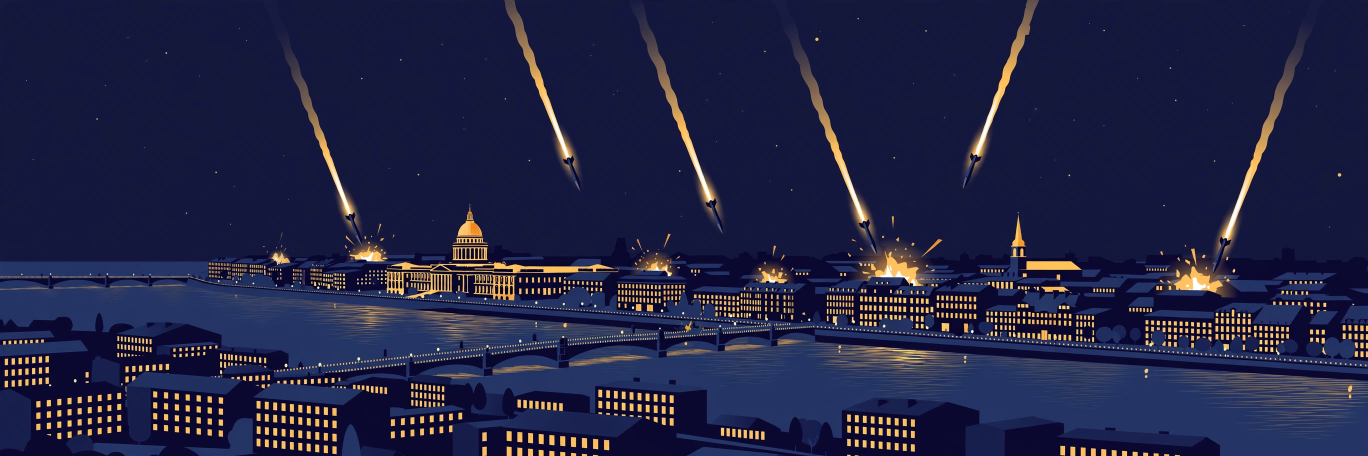
#> input picture assets/media-generation-news-lead-kyiv-0-2288a6bf-31df-430a-91e6-1503df2bba50.webp, 2736 x 912 px (shown at 1/2 size)
$ python draw.py
#> lines starting #> are read from the running program, lines starting #| are printed output that depends on the picture
# Draws the front page for Friday 20 November 2026 with Pillow.
# Authoring tool only: the grader runs main.py, which copies entry.png.
from PIL import Image, ImageDraw, ImageFont
import math

W = H = 1024
PAPER = (247, 243, 234)
NAVY = (20, 33, 61)
GOLD = (212, 160, 32)
INK = (24, 24, 28)
SERIF = "/usr/share/fonts/truetype/dejavu/DejaVuSerif-Bold.ttf"
SANSB = "/usr/share/fonts/truetype/dejavu/DejaVuSans-Bold.ttf"
SANS = "/usr/share/fonts/truetype/dejavu/DejaVuSans.ttf"


def F(path, size):
    return ImageFont.truetype(path, size)


img = Image.new("RGB", (W, H), PAPER)
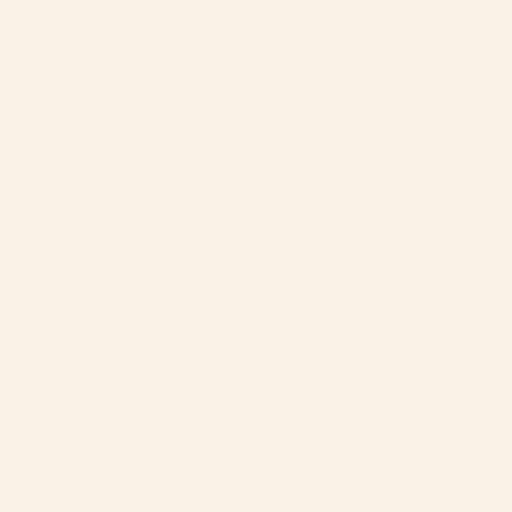
#> img: PIL image 1024x1024 RGB (shown at 1/2 size); mean R, G, B 247, 243, 234
d = ImageDraw.Draw(img)

# ---- masthead -------------------------------------------------------------
d.rectangle([0, 0, W, 112], fill=NAVY)
d.text((512, 26), "T H E   W O R L D   I N   O N E   D A Y", font=F(SANSB, 19),
       fill=GOLD, anchor="mm")
d.text((512, 68), "Friday 20 November 2026", font=F(SERIF, 52),
       fill=(255, 255, 255), anchor="mm")
d.rectangle([0, 112, W, 117], fill=GOLD)

# ---- lead panel: Kyiv ------------------------------------------------------
lx0, ly0, lx1, ly1 = 16, 128, 1008, 424
lead = Image.open("assets/media-generation-news-lead-kyiv-0-2288a6bf-31df-430a-91e6-1503df2bba50.webp").convert("RGB")
#> lead is the input picture: PIL image 2736x912 RGB; mean R, G, B 33.8, 35.6, 68.5
lw, lh = lead.size
#> lw = 2736; lh = 912
target_ratio = (lx1 - lx0) / (ly1 - ly0 - 86)
crop_h = int(lw / target_ratio)
#> crop_h = 579
top = max(0, (lh - crop_h) // 2 - 40)
#> top = 126
lead = lead.crop((0, top, lw, top + crop_h)).resize((lx1 - lx0, ly1 - ly0 - 86), Image.LANCZOS)
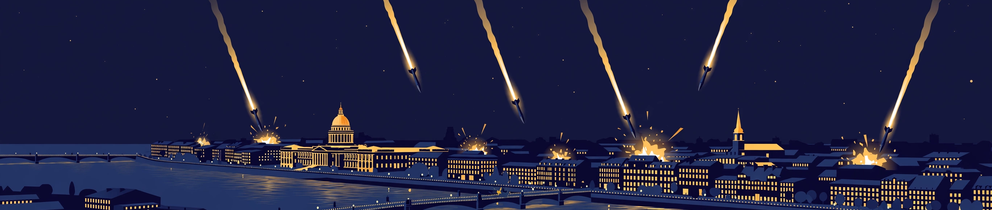
#> lead: PIL image 992x210 RGB; mean R, G, B 33.9, 35.1, 67
img.paste(lead, (lx0, ly0))
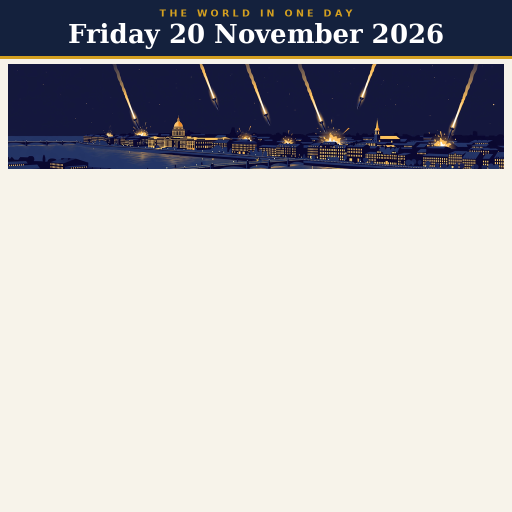
#> img: PIL image 1024x1024 RGB (shown at 1/2 size); mean R, G, B 182.4, 180.8, 182.7
d = ImageDraw.Draw(img)
# headline band
d.rectangle([lx0, ly1 - 86, lx1, ly1], fill=(8, 10, 18))
d.text((lx0 + 18, ly1 - 62), "RUSSIAN BARRAGE KILLS AT LEAST 3 IN KYIV",
       font=F(SANSB, 31), fill=(255, 255, 255), anchor="lm")
d.text((lx0 + 18, ly1 - 26), "Power outages, water disruption in parts of Kyiv · Kyiv Independent / FT",
       font=F(SANS, 19), fill=(200, 205, 220), anchor="lm")
d.text((lx1 - 14, ly0 + 16), "ILLUSTRATION", font=F(SANSB, 13),
       fill=(170, 180, 205), anchor="rm")
d.rectangle([lx0, ly0, lx1, ly1], outline=INK, width=2)

# ---- story grid -------------------------------------------------------------
def fit(text, path, size, max_w):
    while size > 9 and d.textlength(text, font=F(path, size)) > max_w:
        size -= 1
    return F(path, size)


GRID_IMG = Image.open("assets/media-generation-news-grid-scenes-0-65756077-79c9-409f-89c8-de4a64060295.webp").convert("RGB")
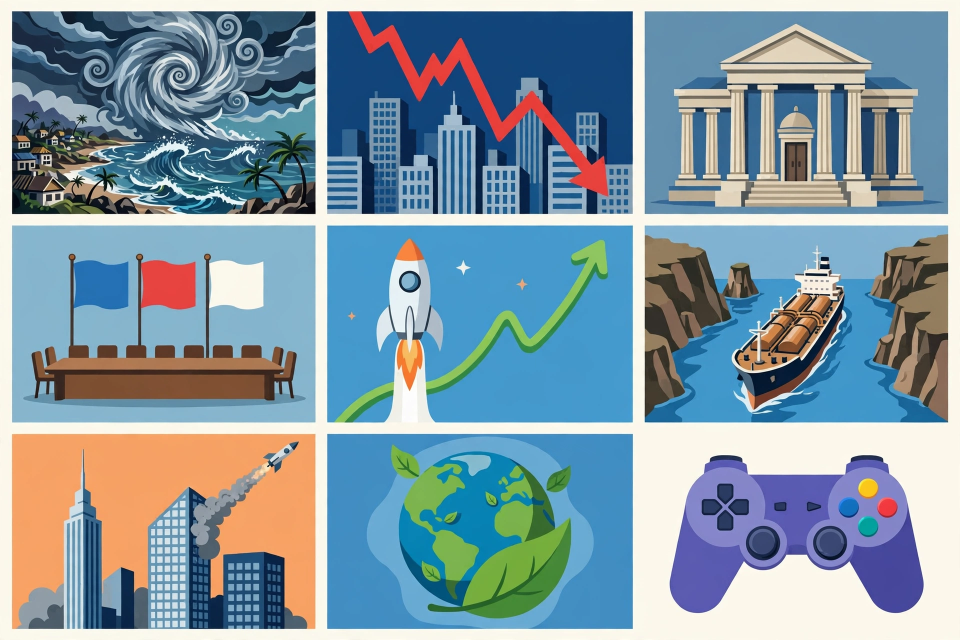
#> input picture assets/media-generation-news-grid-scenes-0-65756077-79c9-409f-89c8-de4a64060295.webp, 1920 x 1280 px (shown at 1/2 size)
#> GRID_IMG is the input picture: PIL image 1920x1280 RGB; mean R, G, B 129.9, 152, 164.2


def cell(idx):
    gw, gh = GRID_IMG.size
    cw, ch = gw // 3, gh // 3
    cx, cy = (idx % 3) * cw, (idx // 3) * ch
    m = 14
    return GRID_IMG.crop((cx + m, cy + m, cx + cw - m, cy + ch - m))


def panel(px, py, bg, draw_scene, head, sub):
    pw, ph = 320, 158
    d.rectangle([px, py, px + pw, py + ph], fill=(255, 255, 255), outline=INK, width=2)
    scene = cell(panel.counter).resize((pw - 4, 86), Image.LANCZOS)
    img.paste(scene, (px + 2, py + 2))
    panel.counter += 1
    d.text((px + 12, py + 102), head, font=fit(head, SANSB, 21, pw - 24), fill=INK, anchor="lm")
    d.text((px + 12, py + 132), sub, font=fit(sub, SANSB, 16, pw - 24), fill=(60, 60, 75), anchor="lm")


# [75 lines left out: functions sc_cyclone, sc_chart, sc_court, sc_flags, sc_rocket, sc_oil and 3 more, not called in this run]


grid = [
    ((0, 128, 140), sc_cyclone, "Cyclone Akvan hits India", "300,000 evacuated · PTI"),
    ((70, 20, 30), sc_chart, "AI sell-off sinks Asia", "KOSPI drops below 5,000 · AP"),
    ((90, 90, 100), sc_court, "ICJ finds Myanmar genocide", "Nov 19 · against the Rohingya"),
    ((30, 40, 90), sc_flags, "Trump · Xi · Putin summit", "Nov 19 · Shenzhen declaration"),
    ((180, 90, 20), sc_rocket, "Anthropic +17% on Nasdaq", "Nov 19 IPO close · Asia slides"),
    ((150, 110, 30), sc_oil, "Tanker incidents at Hormuz", "Brent ~$92.50 despite attacks"),
    ((170, 150, 110), sc_tower, "Missile hits Riyadh tower", "Nov 19 · PIF tower damaged"),
    ((30, 120, 70), sc_globe, "COP31 talks stall", "No deal in sight, talks go on"),
    ((90, 40, 140), sc_pad, "GTA 6 smashes sales records", "Sensor Tower est. $2.36B incl. pre-orders"),
]
panel.counter = 0
gx, gy = 16, 436
for i, (bg, sc, head, sub) in enumerate(grid):
    panel(gx + (i % 3) * 336, gy + (i // 3) * 170, bg, sc, head, sub)
#> this loop made 9 passes
#> pass 1, in panel, `scene = cell(panel.counter).resize((pw - 4, 86), Image.LANCZOS)`:
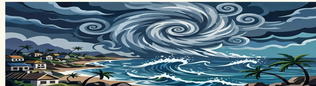
#> scene: PIL image 316x86 RGB; mean R, G, B 87.7, 114, 128.6
#> pass 3, in panel (call 3), `scene = cell(panel.counter).resize((pw - 4, 86), Image.LANCZOS)`:
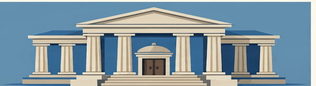
#> scene: PIL image 316x86 RGB; mean R, G, B 132.9, 152.4, 161.6

# ---- ticker + footer ---------------------------------------------------------
ty = 436 + 3 * 170 + 4
d.rectangle([16, ty, 1008, ty + 40], fill=NAVY)
tick = "Malawi fuel queues, 20-litre cap · Nov 19: Bukele seeks 3rd term · Japan core CPI 2.2%"
d.text((512, ty + 20), tick, font=fit(tick, SANSB, 19, 960), fill=(255, 255, 255), anchor="mm")
d.text((512, ty + 58),
       "33 sourced stories · AP · AFP · PTI · Kyiv Independent · FT · Xinhua · Al Jazeera",
       font=F(SANS, 15), fill=(90, 90, 100), anchor="mm")

img.save("entry.png", optimize=True)
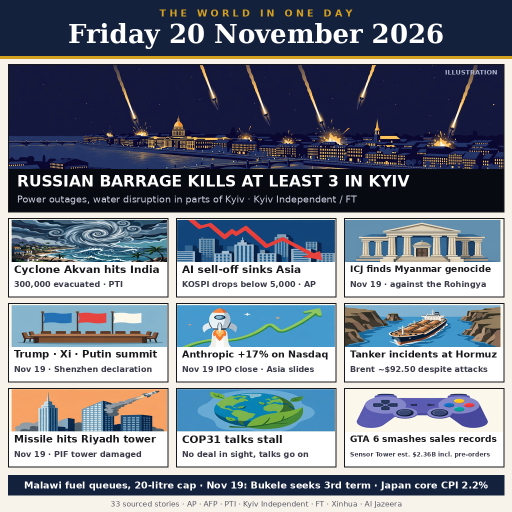
#> saved as entry.png: PIL image 1024x1024 RGB (shown at 1/2 size); mean R, G, B 120.1, 126.9, 139
import os
size = os.path.getsize("entry.png")
if size > 1048576:  # gate cap: fall back to JPEG bytes (name stays entry.png)
    img.save("entry.png", "JPEG", quality=86)
    size = os.path.getsize("entry.png")
print("saved entry.png", img.size, size, "bytes")
#| saved entry.png (1024, 1024) 534953 bytes
